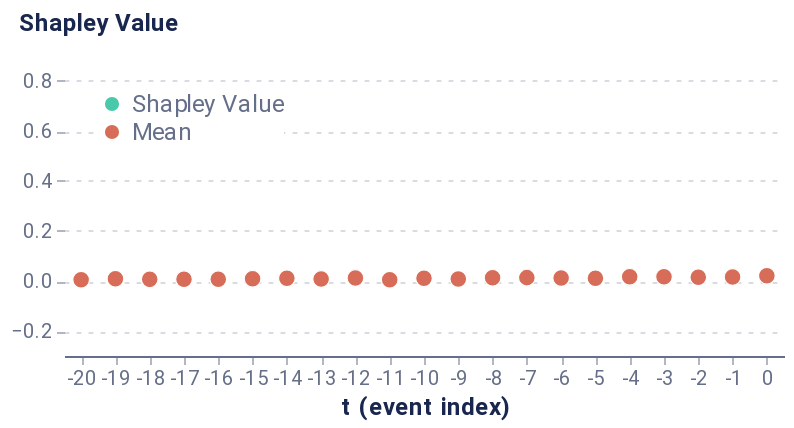

Source (notebook cell):
### Markdown cell above
##### Global event-level

### Code cell
event_dict = {'path': 'outputs/event_all_tf.csv', 'rs': 42, 'nsamples': 32000}
event_data = event_explain_all(f, pos_dataset, sequence_id_feat, average_event, event_dict, prun_indexes, model_features, time_feat)
event_global_plot = plot_global_event(event_data)
event_global_plot

### Figure 1 — Vega-Lite specification as saved in the notebook (floating-point values rounded to 4 significant figures; data arrays with more than 128 entries replaced by an {"elided": "..."} marker saying what was removed)
{"config": {"axis": {"domain": true, "domainColor": "#666F89", "grid": false, "gridCap": "round", "gridColor": "#B3B7C4", "gridDash": [2, 4], "gridWidth": 0.5, "labelColor": "#666F89", "labelFont": "Roboto, Arial, sans-serif", "labelPadding": 2, "tickColor": "#666F89", "tickOpacity": 0.5, "tickSize": 4, "titleColor": "#19274E", "titleFont": "Roboto, Arial, sans-serif", "titleFontSize": 12}, "axisBand": {"domain": true, "labelPadding": 4, "ticks": false}, "axisY": {"domain": false, "titleAlign": "left", "titleAngle": 0, "titleX": -20, "titleY": -10}, "legend": {"labelColor": "#666F89", "labelFont": "Roboto, Arial, sans-serif", "labelFontSize": 12, "symbolSize": 40, "titleColor": "#19274E", "titleFont": "Roboto, Arial, sans-serif", "titleFontSize": 12, "titlePadding": 4}, "arc": {"stroke": "#FFFFFF", "strokeWidth": 1}, "bar": {"fill": "#2770EB", "stroke": null}, "line": {"stroke": "#2770EB", "strokeWidth": 2}, "path": {"stroke": "#2770EB", "strokeWidth": 0.5}, "point": {"fill": "#2770EB", "shape": "circle", "filled": true}, "rect": {"fill": "#2770EB"}, "rule": {"stroke": "#666F89"}, "shape": {"stroke": "#2770EB"}, "text": {"color": "#19274E", "font": "Roboto, Arial, sans-serif", "fontSize": 12}, "range": {"category": ["#2770EB", "#77B98A", "#DA5252", "#FFC400", "#A87AEA", "#00A39E", "#19274E"], "diverging": ["#006360", "#2BB3AE", "#96D9D7", "#FFFFFF", "#EDAAAA", "#DA5252", "#811D1D"], "heatmap": ["#18448F", "#1B4EA5", "#2770EB", "#4C88EE", "#82ACF3", "#A6C4F7", "#E9F1FD"], "ramp": ["#18448F", "#1B4EA5", "#2770EB", "#4C88EE", "#82ACF3", "#A6C4F7", "#E9F1FD"]}, "background": "#FFFFFF", "group": {"fill": "#FFFFFF"}, "header": {"labelColor": "#19274E", "labelFont": "Roboto, Arial, sans-serif", "labelFontSize": 12, "titleColor": "#19274E", "titleFont": "Roboto, Arial, sans-serif", "titleFontSize": 16}, "title": {"anchor": "start", "color": "#19274E", "font": "Roboto, Arial, sans-serif", "fontSize": 20, "fontWeight": "bold", "offset": 20, "subtitleColor": "#19274E", "subtitleFontSize": 16}, "view": {"continuousHeight": 300, "continuousWidth": 400, "stroke": "transparent"}}, "data": {"name": "data-2d5ec48fe22e9e9e0660e2d7ae9d5c61"}, "mark": {"type": "point", "stroke": "white", "strokeWidth": 0.6}, "encoding": {"color": {"type": "nominal", "field": "type", "legend": {"fillColor": "white", "orient": "top-left", "symbolSize": 50, "symbolStrokeWidth": 0, "title": null}, "scale": {"domain": ["Shapley Value", "Mean"], "range": ["#48caaa", "#d76d58"]}}, "opacity": {"condition": {"value": 1.0, "test": "(datum.type === 'Mean')"}, "value": 0.2}, "size": {"condition": {"value": 70, "test": "(datum.type === 'Mean')"}, "value": 30}, "x": {"type": "ordinal", "axis": {"labelAngle": 0}, "field": "t (event index)"}, "y": {"type": "quantitative", "axis": {"grid": true, "titleX": -23}, "field": "Shapley Value", "scale": {"domain": [-0.3, 0.9]}, "title": "Shapley Value"}}, "height": 150, "width": 360, "$schema": "https://vega.github.io/schema/vega-lite/v4.8.1.json", "datasets": {"data-2d5ec48fe22e9e9e0660e2d7ae9d5c61": {"elided": "294 records"}}}
